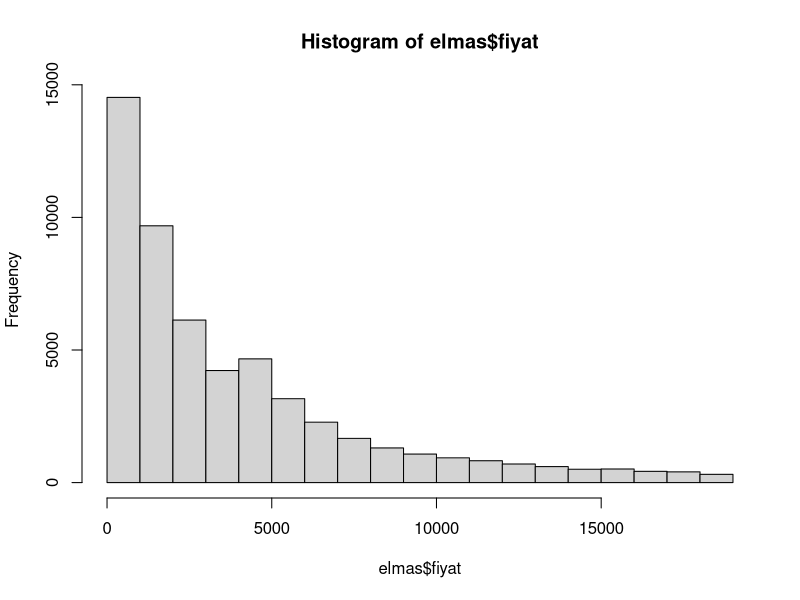
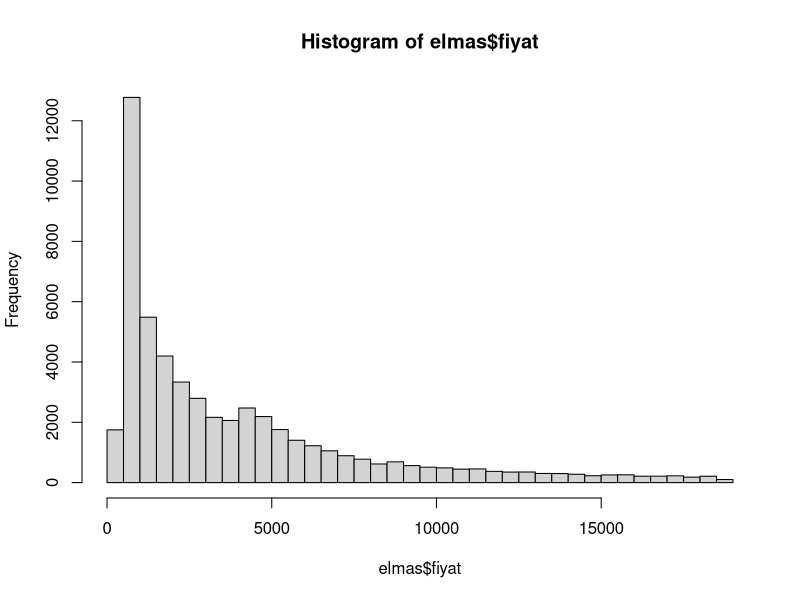
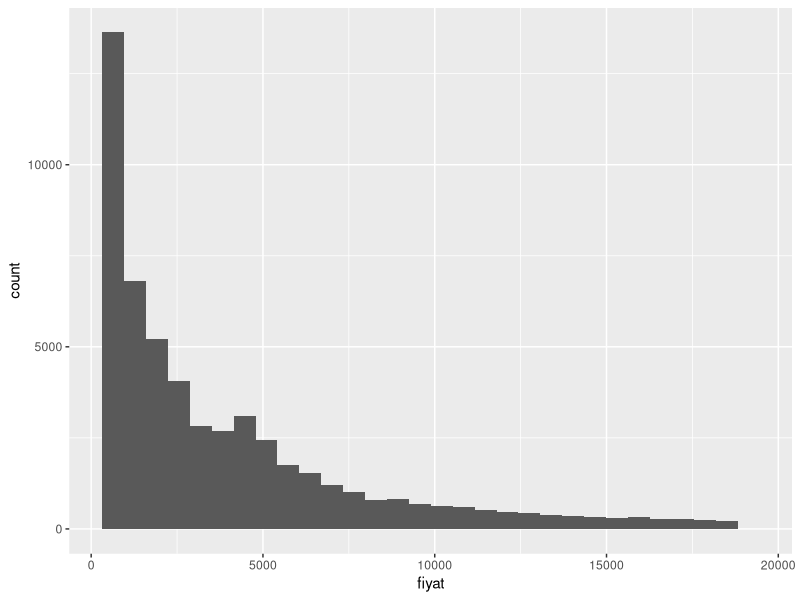
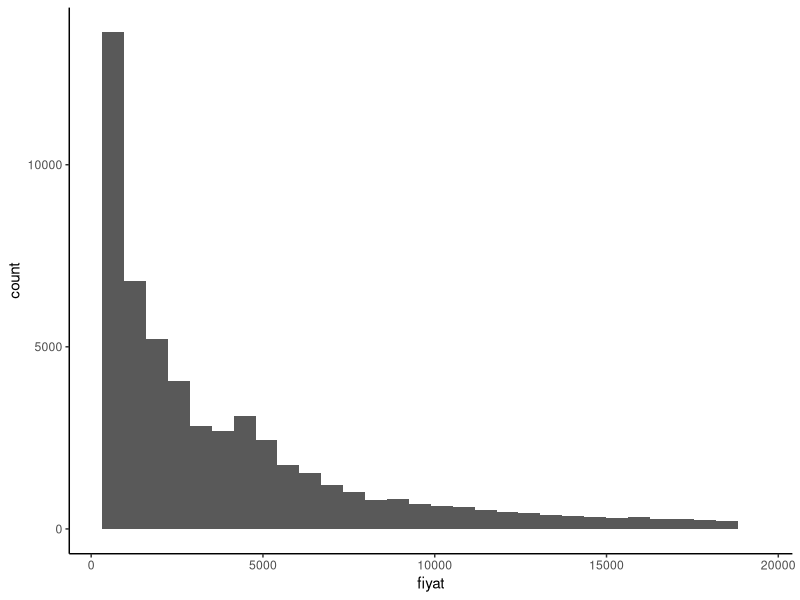
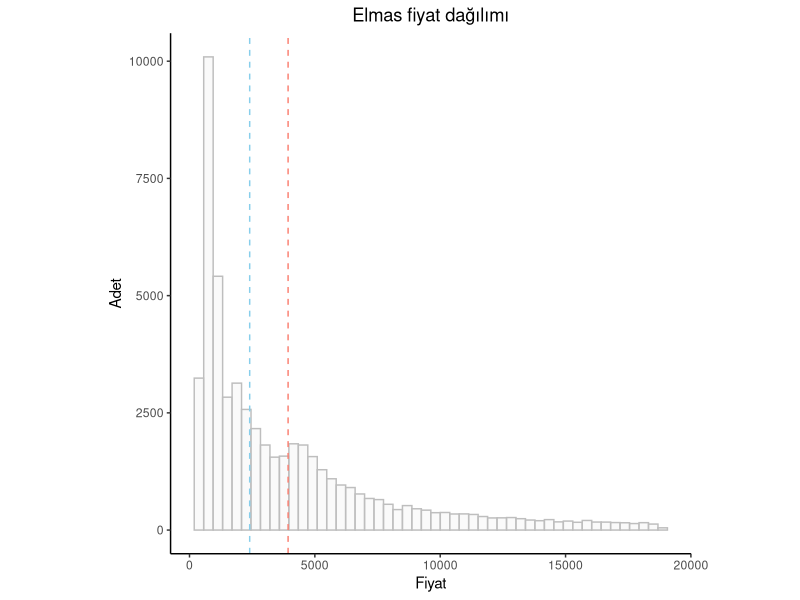
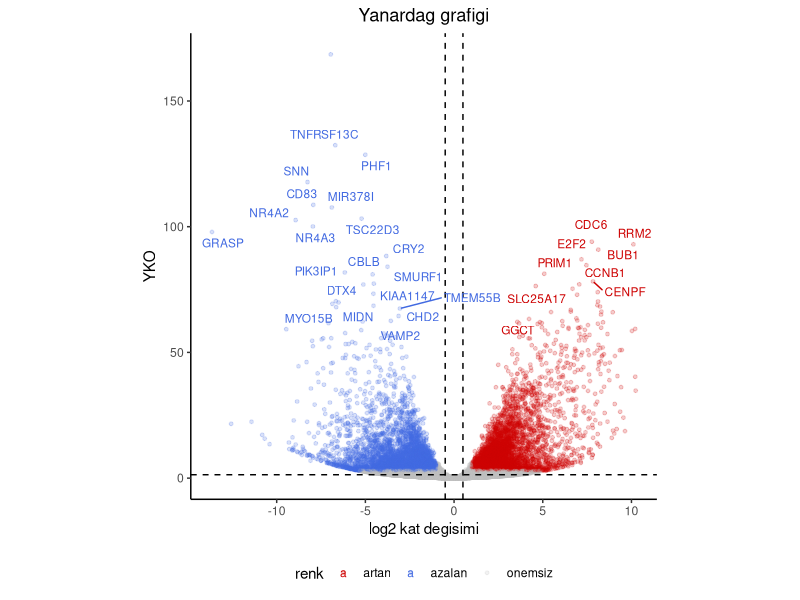
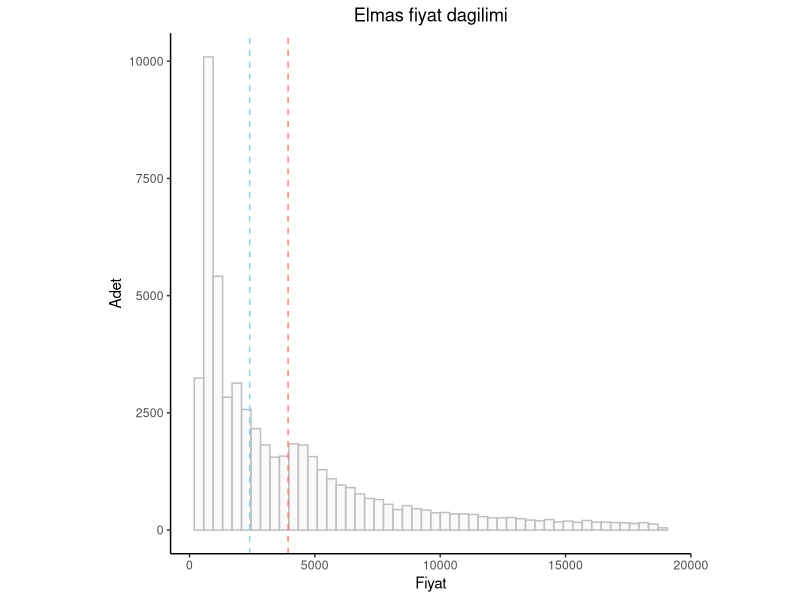
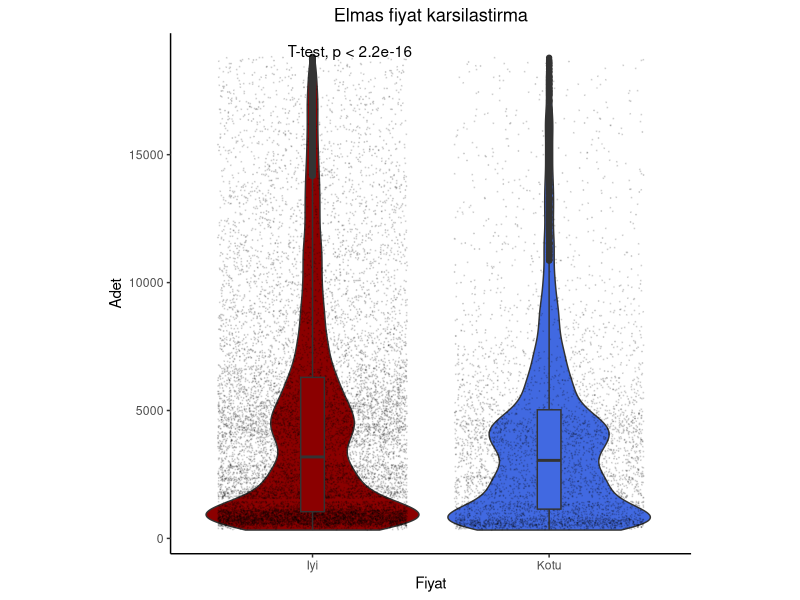

Here is the R script that generated these plots, in order:
library(tidyverse)
# ggplot2 paketi ile gelen "tibble" verisini "elmas" olarak tanımlayalım
elmas <- diamonds
# veri çerçevesine dönüșüm:
elmas <- as.data.frame(elmas)

head(elmas)
tail(elmas)

# ilk üç satır ve diğer tanımlanmış bilgiler:
elmas[1:3, c("carat", "cut", "color", "clarity", "depth", "table", "price")]
# bir diğer yöntem:
elmas[1:3, !(colnames(elmas) %in% c("x", "y", "z"))]

# alt kumeleyelim:
elmas <- elmas[, !(colnames(elmas) %in% c("x", "y", "z"))]
head(elmas)

# yalnızca "carat", "clarity" ve "price" bilgileri:
elmas[1:3, c("carat", "clarity", "price")]

# sütun isimlerini "Turkcelestirelim":
colnames(elmas) <- c("karat", "kesim", "renk", "berraklik", "derinlik", "tablo", "fiyat")
head(elmas)

# "kesim" verilerini Turkcelestirelim:
unique(levels(elmas$kesim))
# "kesim" veri tipi
typeof(elmas$kesim)
elmas$kesim <- as.character(elmas$kesim)
typeof(elmas$kesim)
elmas$kesim[elmas$kesim == "Ideal"] <- "Cok iyi"
elmas$kesim[elmas$kesim == "Premium"] <- "Iyi"
elmas$kesim[elmas$kesim == "Very Good"] <- "Orta"
elmas$kesim[elmas$kesim == "Good"] <- "Kotu"
elmas$kesim[elmas$kesim == "Fair"] <- "Cok Kotu"

head(elmas)

# kalite fark etmeksizin ortalama fiyat
mean(elmas$fiyat)
median(elmas$fiyat)

# histogram
hist(elmas$fiyat)
hist(elmas$fiyat, breaks = 50)

# aynı histogramı güzelleştirelim:
ggplot(elmas, aes(x = fiyat)) +
  geom_histogram()

ggplot(elmas, aes(x = fiyat)) +
  geom_histogram() +
  theme_classic()

ggplot(elmas, aes(x = fiyat)) +
  geom_histogram(bins = 50, colour = "grey", fill = "whitesmoke", alpha = 0.5) +
  theme_classic() +
  theme(aspect.ratio = 1) + 
  xlab("Fiyat") +
  ylab("Adet") +
  ggtitle("Elmas fiyat dağılımı") +
  theme(plot.title = element_text(hjust = 0.5)) +
  geom_vline(xintercept = mean(elmas$fiyat), linetype = "dashed", colour = "salmon") +
  geom_vline(xintercept = median(elmas$fiyat), linetype = "dashed", colour = "skyblue")

dir.create("veri_manipulasyonu_figurler")
setwd("veri_manipulasyonu_figurler")

pdf("elmas_fiyat_adet_histogram.pdf", width = 3, height = 3)
ggplot(elmas, aes(x = fiyat)) +
  geom_histogram(bins = 50, colour = "grey", fill = "whitesmoke", alpha = 0.5) +
  theme_classic() +
  theme(aspect.ratio = 1) + 
  xlab("Fiyat") +
  ylab("Adet") +
  ggtitle("Elmas fiyat dagilimi") +
  theme(plot.title = element_text(hjust = 0.5)) +
  geom_vline(xintercept = mean(elmas$fiyat), linetype = "dashed", colour = "salmon") +
  geom_vline(xintercept = median(elmas$fiyat), linetype = "dashed", colour = "skyblue")
dev.off()

setwd("..")

# istatistiksel karsilastirma
head(elmas)

# kotu kesim ile iyi kesim arasinda fiyat fark var midir?
elmas_kotu_ve_iyi_kesim <- elmas[elmas$kesim == "Kotu" | elmas$kesim == "Iyi", ]

library(ggpubr)

setwd("veri_manipulasyonu_figurler")

pdf("elmas_kotu_ve_iyi_kesim_karsilastirma.pdf", width = 3, height = 3)
ggplot(elmas_kotu_ve_iyi_kesim, aes(x = kesim, y = fiyat, fill = kesim)) +
  geom_violin() +
  scale_fill_manual(values = c("Kotu" = "royalblue", "Iyi" = "red4")) +
  geom_jitter(alpha = 0.1, size = 0.1) +
  geom_boxplot(width = 0.1) +
  theme_classic() +
  xlab("Fiyat") +
  ylab("Adet") +
  ggtitle("Elmas fiyat karsilastirma") +
  theme(plot.title = element_text(hjust = 0.5), legend.position = "none", aspect.ratio = 1) +
  stat_compare_means(method = "t.test")
dev.off()

setwd("..")

# egzersiz: berrakligi "SI2" olan "Orta" elmaslar ile "VVS2" "Cok iyi" elmaslar
# arasinda fiyat farki var mi?
elmas$berraklik_kesim <- paste0(elmas$berraklik, "_", elmas$kesim)
head(elmas)

elmas_SI2_Orta_VVS2_Cok_iyi <- elmas[elmas$berraklik_kesim == "SI2_Orta" | elmas$berraklik_kesim == "VVS2_Cok iyi", ]

setwd("veri_manipulasyonu_figurler")

pdf("elmas_SI2_orta_ve_VVS2_cok_iyi_karsilastirma.pdf", width = 3, height = 3)
ggplot(elmas_SI2_Orta_VVS2_Cok_iyi, aes(x = berraklik_kesim, y = fiyat, fill = berraklik_kesim)) +
  geom_violin() +
  scale_fill_manual(values = c("SI2_Orta" = "royalblue", "VVS2_Cok iyi" = "red4")) +
  geom_jitter(alpha = 0.1, size = 0.1) +
  geom_boxplot(width = 0.1) +
  theme_classic() +
  xlab("Fiyat") +
  ylab("Adet") +
  ggtitle("Elmas fiyat karsilastirma") +
  theme(plot.title = element_text(hjust = 0.5), legend.position = "none", aspect.ratio = 1) +
  stat_compare_means(method = "t.test")
dev.off()

setwd("..")

# Gen ekpresyonu veri manipulasyonu---------------------------------------------
gen_ifadesi_verisi <- diff_express
head(gen_ifadesi_verisi)

# gereksiz sutunlardan kurtul:
gen_ifadesi_verisi$detection_call <- NULL

# sutun isimlerini turkcelestir:
colnames(gen_ifadesi_verisi) <- c("sembol", "ortalama", "log2KatDegisimi", "pduz")
head(gen_ifadesi_verisi)
gen_ifadesi_verisi <- na.omit(gen_ifadesi_verisi)

# azalan ya da artan genleri gostermek icin yanardag grafigi:
genler <- gen_ifadesi_verisi$sembol
log2_kat_degisimi <- gen_ifadesi_verisi$log2KatDegisimi
duzeltilmis_p <- gen_ifadesi_verisi$pduz

# yanlis kesif orani:
log10_duzeltilmis_p <- -log10(duzeltilmis_p)

yanardag_grafigi_verisi <- data.frame(gen = genler, log2KD = log2_kat_degisimi, log10pDuz = log10_duzeltilmis_p)
head(yanardag_grafigi_verisi)

# renk verisi:
kat_degisimi_limit = 1
yanlis_kesif_orani_limit = -log(0.05)
yanardag_grafigi_verisi$renk <- "onemsiz"  # ns for not significant
yanardag_grafigi_verisi$renk[yanardag_grafigi_verisi$log2KD > kat_degisimi_limit & yanardag_grafigi_verisi$log10pDuz > yanlis_kesif_orani_limit] <- "artan"
yanardag_grafigi_verisi$renk[yanardag_grafigi_verisi$log2KD < -kat_degisimi_limit & yanardag_grafigi_verisi$log10pDuz > yanlis_kesif_orani_limit] <- "azalan"

renkler <- c("onemsiz" = "grey", "artan" = "red3", "azalan" = "royalblue")

# en cok degisim gosteren 50 gen:
degisen_50_gen <- yanardag_grafigi_verisi[order(yanardag_grafigi_verisi$log10pDuz, decreasing = TRUE),][1:50, ]

library(ggrepel)
# hepsini veri cercevesine topla:
ggplot(yanardag_grafigi_verisi, aes(x = log2KD, y = log10pDuz, color = renk)) +
  geom_point(alpha = 0.2, size = 1) +
  scale_color_manual(values = renkler) +
  geom_hline(yintercept = 1.35, linetype = "dashed", color = "black") +
  geom_vline(xintercept = c(-0.5, 0.5), linetype = "dashed", color = "black") +
  ggtitle("Yanardag grafigi") +
  xlab("log2 kat degisimi") +
  ylab("YKO") +
  theme_classic() +
  theme(plot.title = element_text(hjust = 0.5), aspect.ratio = 1, legend.position = "bottom") +
  geom_text_repel(data = degisen_50_gen, aes(label = gen), size = 3, max.overlaps = 10)
